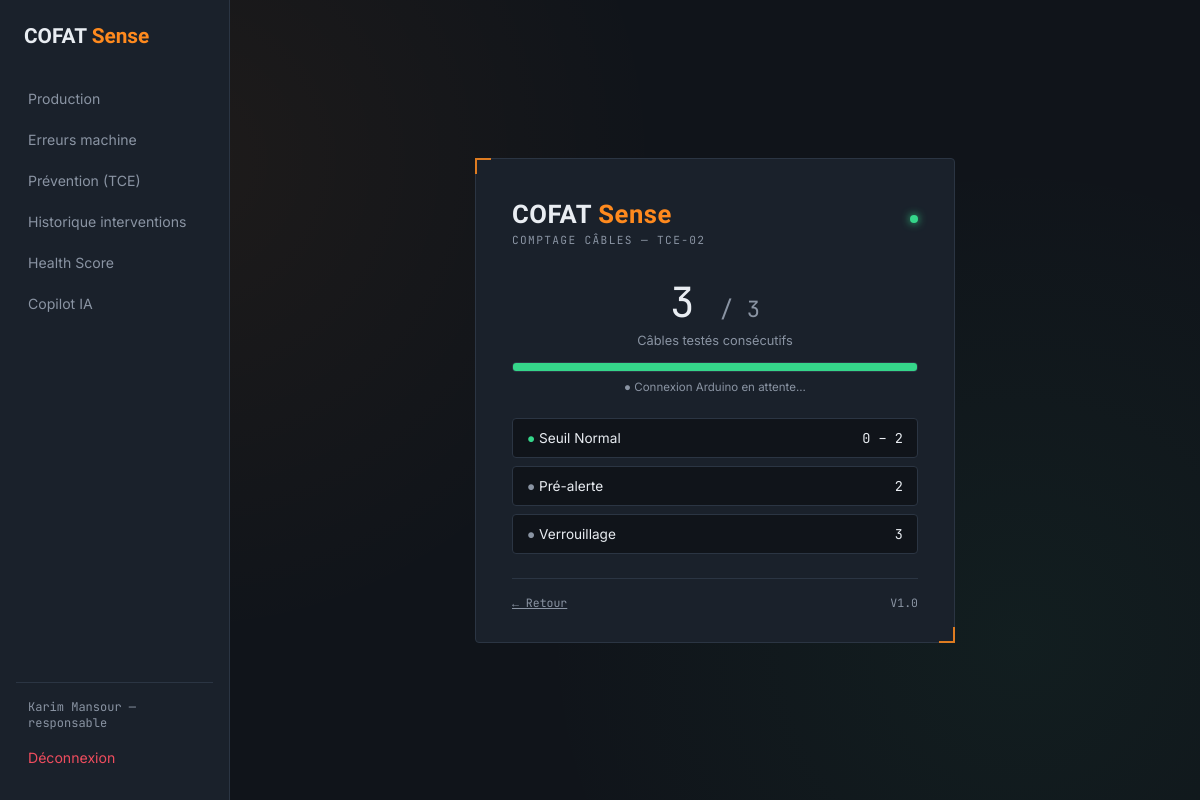
The app's page /maintenance/prevention/seance/1 (signed in) with its own data.
### app/models.py (models this page shows, shortened)
class User(UserMixin, db.Model):
    __tablename__ = "users"
    id = db.Column(db.Integer, primary_key=True)
    matricule = db.Column(db.String(20), unique=True, nullable=False)
    nom = db.Column(db.String(80), nullable=False)
    prenom = db.Column(db.String(80), nullable=False)
    email = db.Column(db.String(120), unique=True, nullable=False, index=True)
    password_hash = db.Column(db.String(255), nullable=False)
    role = db.Column(db.Enum(Role), nullable=False, default=Role.TECHNICIEN)
    actif = db.Column(db.Boolean, default=True, nullable=False)
    date_creation = db.Column(db.DateTime, default=datetime.utcnow)
    derniere_connexion = db.Column(db.DateTime, nullable=True)
    @property
    def nom_complet(self) -> str:
        return f"{self.prenom} {self.nom}"

class Machine(db.Model):
    __tablename__ = "machines"
    id = db.Column(db.Integer, primary_key=True)
    code = db.Column(db.String(50), unique=True, nullable=False)
    nom = db.Column(db.String(100), nullable=True)
    ligne = db.Column(db.String(50), nullable=True)
    groupe = db.Column(db.String(50), nullable=True)
    uap = db.Column(db.String(20), nullable=True)
    actif = db.Column(db.Boolean, default=True)
    seuil_comptage = db.Column(db.Integer, nullable=True)
    productions = db.relationship("ProductionRecord", back_populates="machine")

class SeanceComptage(db.Model):
    __tablename__ = "seances_comptage"
    id = db.Column(db.Integer, primary_key=True)
    machine_id = db.Column(db.Integer, db.ForeignKey("machines.id"), nullable=False)
    date_debut = db.Column(db.DateTime, default=datetime.utcnow)
    date_fin = db.Column(db.DateTime, nullable=True)
    nb_cables_comptes = db.Column(db.Integer, default=0)
    seuil_applique = db.Column(db.Integer, nullable=False)
    statut = db.Column(db.Enum(StatutComptage), default=StatutComptage.EN_COURS)
    email_envoye = db.Column(db.Boolean, default=False)
    technicien_deblocage_id = db.Column(db.Integer, db.ForeignKey("users.id"), nullable=True)
    date_deblocage = db.Column(db.DateTime, nullable=True)
    machine = db.relationship("Machine", backref="seances_comptage")

### app/maintenance/routes.py (the view)
@maintenance_bp.route("/prevention/seance/<int:seance_id>")
@login_required
def voir_seance(seance_id):
    seance = SeanceComptage.query.get_or_404(seance_id)
    seuil_pre_alerte = round(seance.seuil_applique * 0.8)
    return render_template(
        "maintenance/seance_comptage.html",
        seance=seance,
        seuil_pre_alerte=seuil_pre_alerte,
    )

### app/templates/maintenance/seance_comptage.html (shortened to what this page needs)
{% extends "base.html" %}
{% block content %}
<div class="panel" style="width: min(480px, 100%);">
  <div class="panel-header">
    <span class="brand">COFAT <span>Sense</span></span>
    <span class="status-dot"></span>
  </div>
  <p class="eyebrow">Comptage câbles — {{ seance.machine.code }}</p>
  <div style="text-align:center; margin: 24px 0;">
    <div id="compteur-affichage" style="font-family: var(--font-mono); font-size: 2.6rem; color: var(--text-primary);">
      {{ seance.nb_cables_comptes }} <span style="color: var(--text-muted); font-size: 1.4rem;">/ {{ seance.seuil_applique }}</span>
    </div>
    <p style="font-size:0.8rem; color: var(--text-muted); margin-top:4px;">Câbles testés consécutifs</p>
    <div style="background: var(--bg-base); border: 1px solid var(--border); border-radius: 4px; height: 10px; margin-top: 14px; overflow: hidden;">
      <div id="barre-progression" style="background: var(--ok); height: 100%; width: {{ (seance.nb_cables_comptes / seance.seuil_applique * 100) | round(0) }}%;"></div>
    </div>
    <p style="font-size:0.72rem; color: var(--text-muted); margin-top:8px;">
      <span id="statut-liaison">● Connexion Arduino en attente...</span>
    </p>
  </div>
  <div style="display:flex; flex-direction:column; gap:8px; margin: 20px 0;">
    <div style="display:flex; justify-content:space-between; align-items:center; padding:10px 14px; background: var(--bg-base); border: 1px solid var(--border); border-radius: 4px;">
      <span style="font-size:0.85rem;"><span id="dot-normal" style="color: var(--ok);">●</span> Seuil Normal</span>
      <span style="font-family: var(--font-mono); font-size:0.85rem;">0 – {{ seuil_pre_alerte }}</span>
    </div>
    <div style="display:flex; justify-content:space-between; align-items:center; padding:10px 14px; background: var(--bg-base); border: 1px solid var(--border); border-radius: 4px;">
      <span style="font-size:0.85rem;"><span id="dot-prealerte" style="color: var(--text-muted);">●</span> Pré-alerte</span>
      <span style="font-family: var(--font-mono); font-size:0.85rem;">{{ seuil_pre_alerte }}</span>
    </div>
    <div style="display:flex; justify-content:space-between; align-items:center; padding:10px 14px; background: var(--bg-base); border: 1px solid var(--border); border-radius: 4px;">
      <span style="font-size:0.85rem;"><span id="dot-verrouillage" style="color: var(--text-muted);">●</span> Verrouillage</span>
      <span style="font-family: var(--font-mono); font-size:0.85rem;">{{ seance.seuil_applique }}</span>
    </div>
  </div>
  <div class="panel-footer">
    <a href="{{ url_for('maintenance.prevention_dashboard') }}" style="color: var(--text-muted);">← Retour</a>
    <span>V1.0</span>
  </div>
</div>
{% endblock %}

### app/templates/base.html (shortened to what this page needs)
<!doctype html>
<html lang="fr">
<head>
  <link rel="stylesheet" href="{{ url_for('static', filename='css/style.css') }}">
</head>
<body>
  {% if current_user.is_authenticated %}
  <nav class="sidebar">
    <div class="sidebar-brand">COFAT <span>Sense</span></div>
    <a href="{{ url_for('production.dashboard') }}" class="nav-link">Production</a>
    <a href="{{ url_for('maintenance.liste_erreurs') }}" class="nav-link">Erreurs machine</a>
    <a href="{{ url_for('maintenance.prevention_dashboard') }}" class="nav-link">Prévention (TCE)</a>
    <a href="{{ url_for('maintenance.historique_interventions') }}" class="nav-link">Historique interventions</a>
    <a href="{{ url_for('health.dashboard') }}" class="nav-link">Health Score</a>
    <a href="{{ url_for('copilot.dashboard') }}" class="nav-link">Copilot IA</a>
    <div class="sidebar-footer">
      <span class="sidebar-user">{{ current_user.nom_complet }} — {{ current_user.role.value }}</span>
      <a href="{{ url_for('auth.logout') }}" class="nav-link nav-link--logout">Déconnexion</a>
    </div>
  </nav>
  {% endif %}
  <div class="page-content">
    {% block content %}{% endblock %}
  </div>
</body>
</html>

### app/static/css/style.css (style rules this page uses)
:root { --bg-base: #10141a; --bg-panel: #1a212b; --bg-panel-raised: #212a37; --border: #2b3543; --text-primary: #e9edf2; --text-muted: #8a94a3; --accent: #ff8a1e; --accent-dim: #d9720f; --ok: #35d68a; --danger: #ef4d5e; --font-display: "Barlow Condensed", sans-serif; --font-body: "Inter", sans-serif; --font-mono: "JetBrains Mono", monospace; }
* { box-sizing: border-box; }
body { margin: 0; min-height: 100vh; background: var(--bg-base); background-image: radial-gradient(circle at 15% 20%, rgba(255, 138, 30, 0.06), transparent 40%), radial-gradient(circle at 85% 80%, rgba(53, 214, 138, 0.05), transparent 40%); color: var(--text-primary); font-family: var(--font-body); display: flex; align-items: stretch; justify-content: flex-start; padding: 0; }
.page-content { flex: 1; display: flex; align-items: center; justify-content: center; padding: 40px 24px; min-height: 100vh; }
.sidebar { width: 230px; flex-shrink: 0; background: var(--bg-panel); border-right: 1px solid var(--border); padding: 24px 16px; display: flex; flex-direction: column; gap: 4px; }
.sidebar-brand { font-family: var(--font-display); font-weight: 700; font-size: 1.3rem; margin-bottom: 28px; padding: 0 8px; }
.sidebar-brand span { color: var(--accent); }
.nav-link { color: var(--text-muted); text-decoration: none; padding: 10px 12px; border-radius: 4px; font-size: 0.88rem; transition: background 0.15s ease, color 0.15s ease; }
.sidebar-footer { margin-top: auto; padding-top: 16px; border-top: 1px solid var(--border); display: flex; flex-direction: column; gap: 8px; }
.sidebar-user { font-family: var(--font-mono); font-size: 0.75rem; color: var(--text-muted); padding: 0 12px; }
.nav-link--logout { color: var(--danger); }
.panel { position: relative; width: min(400px, 100%); background: var(--bg-panel); border: 1px solid var(--border); border-radius: 4px; padding: 40px 36px 32px; }
.panel::before, .panel::after { content: ""; position: absolute; width: 14px; height: 14px; border: 2px solid var(--accent); opacity: 0.85; }
.panel::before { top: -1px; left: -1px; border-right: none; border-bottom: none; }
.panel::after { bottom: -1px; right: -1px; border-left: none; border-top: none; }
.panel-header { display: flex; align-items: baseline; justify-content: space-between; margin-bottom: 4px; }
.brand { font-family: var(--font-display); font-weight: 700; font-size: 1.6rem; letter-spacing: 0.02em; color: var(--text-primary); }
.brand span { color: var(--accent); }
.status-dot { width: 8px; height: 8px; border-radius: 50%; background: var(--ok); box-shadow: 0 0 8px var(--ok); display: inline-block; }
.eyebrow { font-family: var(--font-mono); font-size: 0.7rem; letter-spacing: 0.12em; text-transform: uppercase; color: var(--text-muted); margin: 0 0 28px; }
.panel-footer { margin-top: 24px; padding-top: 16px; border-top: 1px solid var(--border); font-family: var(--font-mono); font-size: 0.72rem; color: var(--text-muted); display: flex; justify-content: space-between; }
:root { --cat-mecanique-bg: #eef2ff; --cat-mecanique-border: #6366f1; --cat-mecanique-text: #4338ca; --cat-electrique-bg: #fff7ed; --cat-electrique-border: #f59e0b; --cat-electrique-text: #b45309; --cat-pneumatique-bg: #ecfeff; --cat-pneumatique-border: #06b6d4; --cat-pneumatique-text: #0e7490; --cat-informatique-bg: #faf5ff; --cat-informatique-border: #a855f7; --cat-informatique-text: #7e22ce; --cat-securite-bg: #fef2f2; --cat-securite-border: #ef4444; --cat-securite-text: #b91c1c; }

### records on screen
User: nom_complet "Karim Mansour", role.value "responsable"
Machine: machine.code "TCE-02"
SeanceComptage: nb_cables_comptes "3", seuil_applique "3"

### other values on screen
{{ seuil_pre_alerte }} "2"
